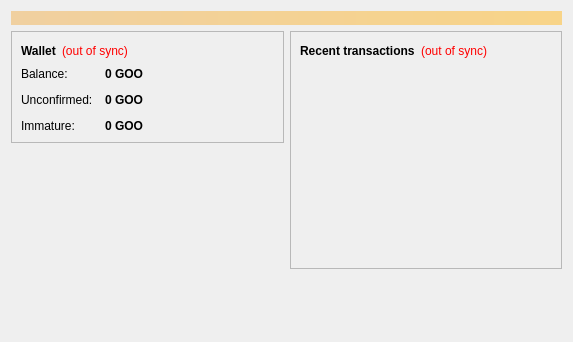
<?xml version="1.0" encoding="UTF-8"?>
<ui version="4.0">
 <class>OverviewPage</class>
 <widget class="QWidget" name="OverviewPage">
  <property name="geometry">
   <rect>
    <x>0</x>
    <y>0</y>
    <width>573</width>
    <height>342</height>
   </rect>
  </property>
  <property name="windowTitle">
   <string>Form</string>
  </property>
  <layout class="QVBoxLayout" name="topLayout">
   <item>
    <widget class="QLabel" name="labelAlerts">
     <property name="visible">
      <bool>false</bool>
     </property>
     <property name="styleSheet">
      <string notr="true">background-color: qlineargradient(x1: 0, y1: 0, x2: 1, y2: 0, stop:0 #F0D0A0, stop:1 #F8D488); color:#000000;</string>
     </property>
     <property name="wordWrap">
      <bool>true</bool>
     </property>
     <property name="margin">
      <number>3</number>
     </property>
    </widget>
   </item>
   <item>
    <layout class="QHBoxLayout" name="horizontalLayout" stretch="1,1">
     <item>
      <layout class="QVBoxLayout" name="verticalLayout_2">
       <item>
        <widget class="QFrame" name="frame">
         <property name="frameShape">
          <enum>QFrame::StyledPanel</enum>
         </property>
         <property name="frameShadow">
          <enum>QFrame::Raised</enum>
         </property>
         <layout class="QVBoxLayout" name="verticalLayout_4">
          <item>
           <layout class="QHBoxLayout" name="horizontalLayout_4">
            <item>
             <widget class="QLabel" name="label_5">
              <property name="font">
               <font>
                <weight>75</weight>
                <bold>true</bold>
               </font>
              </property>
              <property name="text">
               <string>Wallet</string>
              </property>
             </widget>
            </item>
            <item>
             <widget class="QLabel" name="labelWalletStatus">
              <property name="toolTip">
               <string>The displayed information may be out of date. Your wallet automatically synchronizes with the googcoin network after a connection is established, but this process has not completed yet.</string>
              </property>
              <property name="styleSheet">
               <string notr="true">QLabel { color: red; }</string>
              </property>
              <property name="text">
               <string notr="true">(out of sync)</string>
              </property>
              <property name="alignment">
               <set>Qt::AlignLeading|Qt::AlignLeft|Qt::AlignVCenter</set>
              </property>
             </widget>
            </item>
            <item>
             <spacer name="horizontalSpacer_2">
              <property name="orientation">
               <enum>Qt::Horizontal</enum>
              </property>
              <property name="sizeHint" stdset="0">
               <size>
                <width>40</width>
                <height>20</height>
               </size>
              </property>
             </spacer>
            </item>
           </layout>
          </item>
          <item>
           <layout class="QFormLayout" name="formLayout_2">
            <property name="fieldGrowthPolicy">
             <enum>QFormLayout::AllNonFixedFieldsGrow</enum>
            </property>
            <property name="horizontalSpacing">
             <number>12</number>
            </property>
            <property name="verticalSpacing">
             <number>12</number>
            </property>
            <item row="0" column="0">
             <widget class="QLabel" name="label">
              <property name="text">
               <string>Balance:</string>
              </property>
             </widget>
            </item>
            <item row="0" column="1">
             <widget class="QLabel" name="labelBalance">
              <property name="font">
               <font>
                <weight>75</weight>
                <bold>true</bold>
               </font>
              </property>
              <property name="cursor">
               <cursorShape>IBeamCursor</cursorShape>
              </property>
              <property name="toolTip">
               <string>Your current balance</string>
              </property>
              <property name="text">
               <string notr="true">0 GOO</string>
              </property>
              <property name="textInteractionFlags">
               <set>Qt::LinksAccessibleByMouse|Qt::TextSelectableByKeyboard|Qt::TextSelectableByMouse</set>
              </property>
             </widget>
            </item>
            <item row="1" column="0">
             <widget class="QLabel" name="label_3">
              <property name="text">
               <string>Unconfirmed:</string>
              </property>
             </widget>
            </item>
            <item row="1" column="1">
             <widget class="QLabel" name="labelUnconfirmed">
              <property name="font">
               <font>
                <weight>75</weight>
                <bold>true</bold>
               </font>
              </property>
              <property name="cursor">
               <cursorShape>IBeamCursor</cursorShape>
              </property>
              <property name="toolTip">
               <string>Total of transactions that have yet to be confirmed, and do not yet count toward the current balance</string>
              </property>
              <property name="text">
               <string notr="true">0 GOO</string>
              </property>
              <property name="textInteractionFlags">
               <set>Qt::LinksAccessibleByMouse|Qt::TextSelectableByKeyboard|Qt::TextSelectableByMouse</set>
              </property>
             </widget>
            </item>
            <item row="2" column="0">
             <widget class="QLabel" name="labelImmatureText">
              <property name="text">
               <string>Immature:</string>
              </property>
             </widget>
            </item>
            <item row="2" column="1">
             <widget class="QLabel" name="labelImmature">
              <property name="font">
               <font>
                <weight>75</weight>
                <bold>true</bold>
               </font>
              </property>
              <property name="toolTip">
               <string>Mined balance that has not yet matured</string>
              </property>
              <property name="text">
               <string notr="true">0 GOO</string>
              </property>
              <property name="textInteractionFlags">
               <set>Qt::LinksAccessibleByMouse|Qt::TextSelectableByKeyboard|Qt::TextSelectableByMouse</set>
              </property>
             </widget>
            </item>
           </layout>
          </item>
         </layout>
        </widget>
       </item>
       <item>
        <spacer name="verticalSpacer">
         <property name="orientation">
          <enum>Qt::Vertical</enum>
         </property>
         <property name="sizeHint" stdset="0">
          <size>
           <width>20</width>
           <height>40</height>
          </size>
         </property>
        </spacer>
       </item>
      </layout>
     </item>
     <item>
      <layout class="QVBoxLayout" name="verticalLayout_3">
       <item>
        <widget class="QFrame" name="frame_2">
         <property name="frameShape">
          <enum>QFrame::StyledPanel</enum>
         </property>
         <property name="frameShadow">
          <enum>QFrame::Raised</enum>
         </property>
         <layout class="QVBoxLayout" name="verticalLayout">
          <item>
           <layout class="QHBoxLayout" name="horizontalLayout_2">
            <item>
             <widget class="QLabel" name="label_4">
              <property name="text">
               <string>&lt;b&gt;Recent transactions&lt;/b&gt;</string>
              </property>
             </widget>
            </item>
            <item>
             <widget class="QLabel" name="labelTransactionsStatus">
              <property name="toolTip">
               <string>The displayed information may be out of date. Your wallet automatically synchronizes with the googcoin network after a connection is established, but this process has not completed yet.</string>
              </property>
              <property name="styleSheet">
               <string notr="true">QLabel { color: red; }</string>
              </property>
              <property name="text">
               <string notr="true">(out of sync)</string>
              </property>
              <property name="alignment">
               <set>Qt::AlignRight|Qt::AlignTrailing|Qt::AlignVCenter</set>
              </property>
             </widget>
            </item>
            <item>
             <spacer name="horizontalSpacer">
              <property name="orientation">
               <enum>Qt::Horizontal</enum>
              </property>
              <property name="sizeHint" stdset="0">
               <size>
                <width>40</width>
                <height>20</height>
               </size>
              </property>
             </spacer>
            </item>
           </layout>
          </item>
          <item>
           <widget class="QListView" name="listTransactions">
            <property name="styleSheet">
             <string notr="true">QListView { background: transparent; }</string>
            </property>
            <property name="frameShape">
             <enum>QFrame::NoFrame</enum>
            </property>
            <property name="verticalScrollBarPolicy">
             <enum>Qt::ScrollBarAlwaysOff</enum>
            </property>
            <property name="horizontalScrollBarPolicy">
             <enum>Qt::ScrollBarAlwaysOff</enum>
            </property>
            <property name="selectionMode">
             <enum>QAbstractItemView::NoSelection</enum>
            </property>
           </widget>
          </item>
         </layout>
        </widget>
       </item>
       <item>
        <spacer name="verticalSpacer_2">
         <property name="orientation">
          <enum>Qt::Vertical</enum>
         </property>
         <property name="sizeHint" stdset="0">
          <size>
           <width>20</width>
           <height>40</height>
          </size>
         </property>
        </spacer>
       </item>
      </layout>
     </item>
    </layout>
   </item>
  </layout>
 </widget>
 <resources/>
 <connections/>
</ui>
